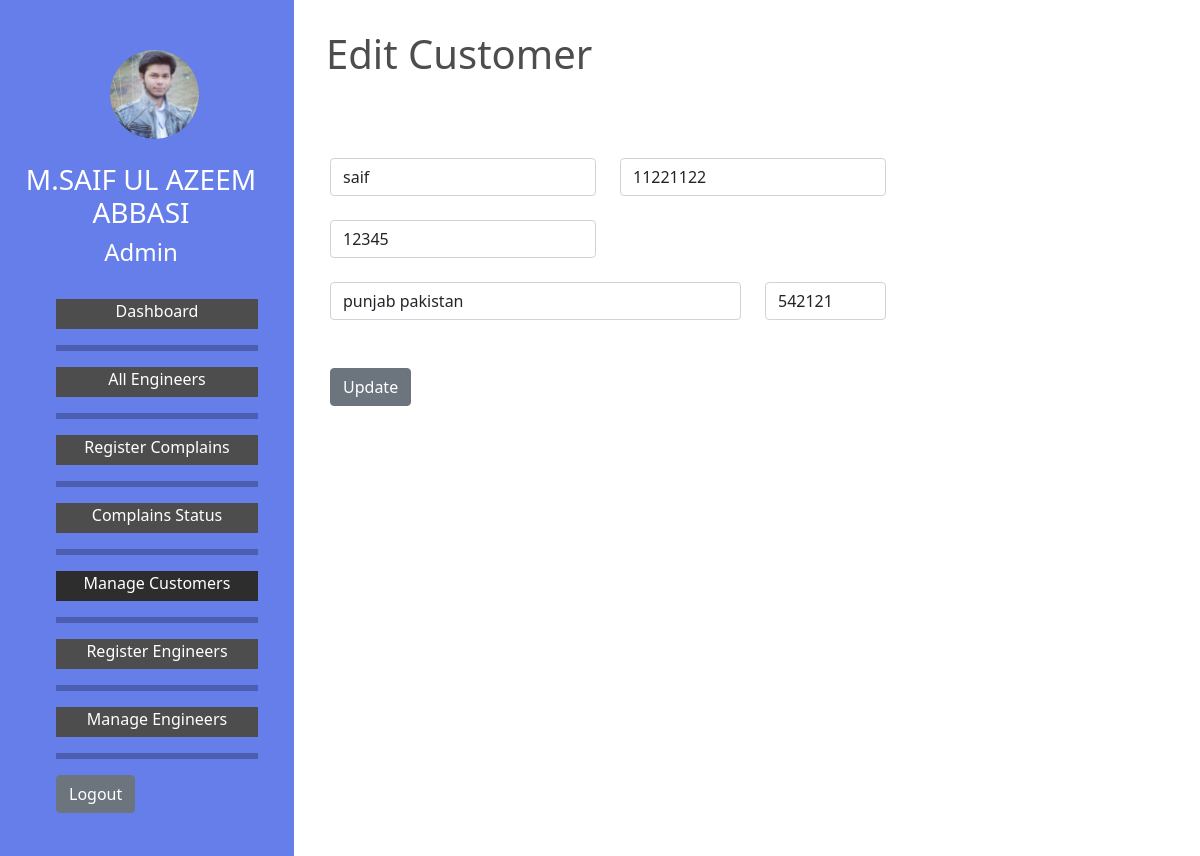
Page /edit_customer.php?id=1 (signed in) on the committed database.
### tables this page shows
CREATE TABLE `customers` (
  `c_id` int(10) NOT NULL,
  `c_name` varchar(100) NOT NULL,
  `c_mobile` varchar(100) NOT NULL,
  `c_alt_mobile` varchar(100) NOT NULL,
  `c_address` varchar(100) NOT NULL,
  `c_pincode` varchar(100) NOT NULL,
  `is_delete` int(10) NOT NULL DEFAULT 0
);

### edit_customer.php (the view, shortened to what this page needs)
<?php
include("connection.php");
?>
<!DOCTYPE html>
<html>
<head>
    <link rel="stylesheet" type="text/css" href="css/style.css">
    <link href="https://cdn.jsdelivr.net/npm/bootstrap@5.0.0-beta1/dist/css/bootstrap.min.css" rel="stylesheet">
</head>
<body >
    <div class='fluid-container'>
        <div class='row' style="height: 100%;">
            <div class='col-lg-3 col-md-3 col-sm-12' style="background-color: #667eea;">
                <div class="container" style="color: #fff; position: sticky; top: 0;">
                    <div class="row" >
                        <div class="col-lg-4 col-md-4 col-sm-12"></div>
                        <div class="col-lg-8 col-md-8 col-sm-12" style="padding-top: 50px;"><a href="index.php"><img style=" border-radius: 50%; width: 60%; " src="images/profile_pic.jpeg" alt="Avatar"></a></div>
                    </div>
                    <br>
                    <div class="row" style="text-align: center;">
                        <h3>M.SAIF UL AZEEM ABBASI</h3>
                        <h4>Admin</h4>
                    </div>
                    <br>
                    <div class="row">
                        <div class="navigation">
                            <ul>
                            	<li><a  href="dashboard.php">Dashboard</a></li>
                            	 <hr class="new2">
                                <li><a  href="engineers_list.php">All Engineers</a></li>
                                <hr class="new2">
                                <li><a   href="register-complain.php">Register Complains</a></li>
                                <hr class="new2">
                                <li><a href="complain-status.php">Complains Status</a></li>
                                <hr class="new2">
                                <li><a style="background-color: #2d2d2d;" href="customer-list.php">Manage Customers</a></li>
                                <hr class="new2">
                                <li><a href="register-engineer.php">Register Engineers</a></li>
                                <hr class="new2">
                                <li><a href="manage_engineer.php">Manage Engineers</a></li>
                                <hr class="new2">
                                <li>
                                	<form>
                                		<input class="btn btn-secondary" type="submit" name="logout" value="Logout">
                                	</form>
                                </li>
                            </ul>
                        </div>
                    </div>
                    <br>
                    <br>
                    <br>
                    <br>
                    <br>
                    <br>
                    <br>
                    <br>
                    <br>
                </div>
            </div>
            <div class='main col-lg-9 col-md-9 col-sm-12' >
                <h1 style="color: #4d4d4d; padding-top: 30px; padding-left: 20px;">Edit Customer</h1>
                <br>
                <br>
                <br>
                <?php
                 if (isset($_GET["id"]))
                {
                    $c_id=$_GET["id"];
                    $query=$con->prepare("SELECT * FROM customers WHERE c_id=?");
                    $query->bind_param("s",$c_id);
                    $query->execute();
                    $result=$query->get_result();
                    while($row=$result->fetch_assoc())
                   {
                        $cust_name=$row["c_name"];
                        $cust_mobile=$row["c_mobile"];
                        $cust_alt_mobile=$row["c_alt_mobile"];
                        $address=$row["c_address"];
                        $postal_code=$row["c_pincode"];
                    }
                }
                    ?>
                <form method="POST">
                    <div class="container">
                        <div class="row">
                            <div class="col-lg-4 col-md-4 col-sm-12" >
                                <input class="form-control" type="text" name="cust_name" value="<?php echo $cust_name;?>" placeholder="Customer Name*" required>
                            </div>
                            <div class="col-lg-4 col-md-4 col-sm-12" >
                                <input class="form-control" type="tel" name="cust_mobile" value="<?php echo $cust_mobile; ?>" placeholder="Mobile*"  required >
                            </div>
                        </div>
                        <br>
                        <div class="row">
                            <div class="col-lg-4 col-md-4 col-sm-12" >
                                <input class="form-control" type="text" name="cust_alt_mobile" value="<?php echo $cust_alt_mobile ;?>" placeholder="Alt Mobile" >
                            </div>
                        </div>
                        <br>
                        <div class="row">
                            <div class="col-lg-6 col-md-6 col-sm-12" >
                                <input class="form-control" type="text" name="cust_address" value="<?php echo $address; ?>" placeholder="Address*" required>
                            </div>
                            <div class="col-lg-2 col-md-2 col-sm-12" >
                                <input class="form-control" type="text" name="cust_postalcode" value="<?php echo $postal_code; ?>" placeholder="Pincode*" required>
                            </div>
                        </div>
                        <br>
                        <br>
                        <div class="row">
                            <div class="col-lg-4 col-md-4 col-sm-12">
                                <input class="btn btn-secondary" type="submit" name="update_cust" value="Update">
                            </div>
                        </div>
                    </div>
                </form>
        </div>
    </div>
</body>
</html>
</html>

### css/style.css (style rules this page uses)
body, html { height: 100%; }
.main { height: 100%; }
.navigation ul { list-style: none; }
.navigation ul li a { width: 100%; height: 30px; display: block; background-color:#4d4d4d; text-align: center; text-decoration: none; color: #fff; font-size: 16px; }
.new2 { border: 3px solid black; }
.row:after { content: ""; display: table; clear: both; }

### rows in the picture
customers: cust_name "saif", cust_mobile "11221122", cust_alt_mobile "12345", cust_address "punjab pakistan", cust_postalcode "542121"
